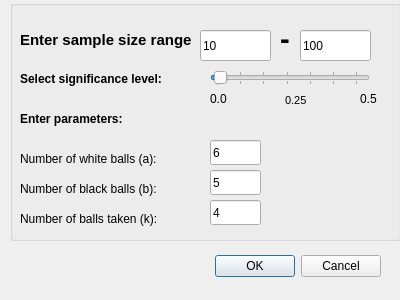
<?xml version="1.0" encoding="UTF-8"?>
<ui version="4.0">
 <class>Custom</class>
 <widget class="QDialog" name="Custom">
  <property name="geometry">
   <rect>
    <x>0</x>
    <y>0</y>
    <width>400</width>
    <height>300</height>
   </rect>
  </property>
  <property name="windowTitle">
   <string>Dialog</string>
  </property>
  <widget class="QDialogButtonBox" name="buttonBox">
   <property name="geometry">
    <rect>
     <x>40</x>
     <y>250</y>
     <width>341</width>
     <height>32</height>
    </rect>
   </property>
   <property name="orientation">
    <enum>Qt::Horizontal</enum>
   </property>
   <property name="standardButtons">
    <set>QDialogButtonBox::Cancel|QDialogButtonBox::Ok</set>
   </property>
  </widget>
  <widget class="QGroupBox" name="groupBox">
   <property name="geometry">
    <rect>
     <x>10</x>
     <y>0</y>
     <width>391</width>
     <height>241</height>
    </rect>
   </property>
   <property name="title">
    <string/>
   </property>
   <widget class="QLabel" name="label">
    <property name="geometry">
     <rect>
      <x>10</x>
      <y>30</y>
      <width>171</width>
      <height>20</height>
     </rect>
    </property>
    <property name="font">
     <font>
      <family>Ubuntu</family>
      <pointsize>11</pointsize>
      <weight>75</weight>
      <bold>true</bold>
     </font>
    </property>
    <property name="text">
     <string>Enter sample size range:  </string>
    </property>
   </widget>
   <widget class="QLineEdit" name="lineEditSize1">
    <property name="geometry">
     <rect>
      <x>190</x>
      <y>30</y>
      <width>71</width>
      <height>31</height>
     </rect>
    </property>
    <property name="text">
     <string>10</string>
    </property>
   </widget>
   <widget class="QLabel" name="label_2">
    <property name="geometry">
     <rect>
      <x>10</x>
      <y>70</y>
      <width>191</width>
      <height>17</height>
     </rect>
    </property>
    <property name="font">
     <font>
      <weight>75</weight>
      <bold>true</bold>
     </font>
    </property>
    <property name="text">
     <string>Select significance level:</string>
    </property>
   </widget>
   <widget class="QLabel" name="label_3">
    <property name="geometry">
     <rect>
      <x>10</x>
      <y>110</y>
      <width>221</width>
      <height>17</height>
     </rect>
    </property>
    <property name="font">
     <font>
      <weight>75</weight>
      <bold>true</bold>
     </font>
    </property>
    <property name="text">
     <string>Enter parameters:</string>
    </property>
   </widget>
   <widget class="QLabel" name="label_4">
    <property name="geometry">
     <rect>
      <x>10</x>
      <y>150</y>
      <width>181</width>
      <height>17</height>
     </rect>
    </property>
    <property name="text">
     <string>Number of white balls (a):</string>
    </property>
   </widget>
   <widget class="QLabel" name="label_5">
    <property name="geometry">
     <rect>
      <x>10</x>
      <y>180</y>
      <width>181</width>
      <height>17</height>
     </rect>
    </property>
    <property name="text">
     <string>Number of black balls (b):</string>
    </property>
   </widget>
   <widget class="QLabel" name="label_6">
    <property name="geometry">
     <rect>
      <x>10</x>
      <y>210</y>
      <width>181</width>
      <height>17</height>
     </rect>
    </property>
    <property name="text">
     <string>Number of balls taken (k):</string>
    </property>
   </widget>
   <widget class="QLineEdit" name="lineEdit_A">
    <property name="geometry">
     <rect>
      <x>200</x>
      <y>140</y>
      <width>51</width>
      <height>25</height>
     </rect>
    </property>
    <property name="text">
     <string>6</string>
    </property>
   </widget>
   <widget class="QLineEdit" name="lineEdit_B">
    <property name="geometry">
     <rect>
      <x>200</x>
      <y>170</y>
      <width>51</width>
      <height>25</height>
     </rect>
    </property>
    <property name="text">
     <string>5</string>
    </property>
   </widget>
   <widget class="QLineEdit" name="lineEdit_K">
    <property name="geometry">
     <rect>
      <x>200</x>
      <y>200</y>
      <width>51</width>
      <height>25</height>
     </rect>
    </property>
    <property name="text">
     <string>4</string>
    </property>
   </widget>
   <widget class="QLineEdit" name="lineEditSize2">
    <property name="geometry">
     <rect>
      <x>290</x>
      <y>30</y>
      <width>71</width>
      <height>31</height>
     </rect>
    </property>
    <property name="text">
     <string>100</string>
    </property>
   </widget>
   <widget class="QLabel" name="label_7">
    <property name="geometry">
     <rect>
      <x>270</x>
      <y>30</y>
      <width>16</width>
      <height>17</height>
     </rect>
    </property>
    <property name="font">
     <font>
      <pointsize>22</pointsize>
      <weight>75</weight>
      <bold>true</bold>
     </font>
    </property>
    <property name="text">
     <string>-</string>
    </property>
   </widget>
   <widget class="QSlider" name="sliderAlpha">
    <property name="geometry">
     <rect>
      <x>200</x>
      <y>70</y>
      <width>160</width>
      <height>16</height>
     </rect>
    </property>
    <property name="font">
     <font>
      <pointsize>2</pointsize>
     </font>
    </property>
    <property name="minimum">
     <number>0</number>
    </property>
    <property name="maximum">
     <number>50</number>
    </property>
    <property name="singleStep">
     <number>1</number>
    </property>
    <property name="pageStep">
     <number>1</number>
    </property>
    <property name="value">
     <number>1</number>
    </property>
    <property name="sliderPosition">
     <number>1</number>
    </property>
    <property name="orientation">
     <enum>Qt::Horizontal</enum>
    </property>
    <property name="tickPosition">
     <enum>QSlider::TicksBothSides</enum>
    </property>
    <property name="tickInterval">
     <number>8</number>
    </property>
   </widget>
   <widget class="QLabel" name="label_8">
    <property name="geometry">
     <rect>
      <x>200</x>
      <y>90</y>
      <width>21</width>
      <height>17</height>
     </rect>
    </property>
    <property name="font">
     <font>
      <pointsize>9</pointsize>
     </font>
    </property>
    <property name="text">
     <string>0.0</string>
    </property>
   </widget>
   <widget class="QLabel" name="label_9">
    <property name="geometry">
     <rect>
      <x>350</x>
      <y>90</y>
      <width>21</width>
      <height>17</height>
     </rect>
    </property>
    <property name="font">
     <font>
      <pointsize>9</pointsize>
     </font>
    </property>
    <property name="text">
     <string>0.5</string>
    </property>
   </widget>
   <widget class="QLabel" name="label_10">
    <property name="geometry">
     <rect>
      <x>275</x>
      <y>90</y>
      <width>31</width>
      <height>20</height>
     </rect>
    </property>
    <property name="font">
     <font>
      <pointsize>8</pointsize>
     </font>
    </property>
    <property name="text">
     <string>0.25</string>
    </property>
   </widget>
  </widget>
 </widget>
 <resources/>
 <connections>
  <connection>
   <sender>buttonBox</sender>
   <signal>accepted()</signal>
   <receiver>Custom</receiver>
   <slot>accept()</slot>
   <hints>
    <hint type="sourcelabel">
     <x>248</x>
     <y>254</y>
    </hint>
    <hint type="destinationlabel">
     <x>157</x>
     <y>274</y>
    </hint>
   </hints>
  </connection>
  <connection>
   <sender>buttonBox</sender>
   <signal>rejected()</signal>
   <receiver>Custom</receiver>
   <slot>reject()</slot>
   <hints>
    <hint type="sourcelabel">
     <x>316</x>
     <y>260</y>
    </hint>
    <hint type="destinationlabel">
     <x>286</x>
     <y>274</y>
    </hint>
   </hints>
  </connection>
 </connections>
</ui>
